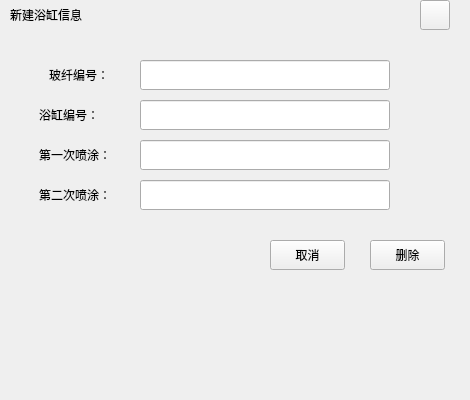
<?xml version="1.0" encoding="UTF-8"?>
<ui version="4.0">
 <class>FiberCosDele</class>
 <widget class="QWidget" name="FiberCosDele">
  <property name="geometry">
   <rect>
    <x>0</x>
    <y>0</y>
    <width>470</width>
    <height>400</height>
   </rect>
  </property>
  <property name="windowTitle">
   <string>Form</string>
  </property>
  <widget class="QLineEdit" name="BathTubID">
   <property name="geometry">
    <rect>
     <x>140</x>
     <y>100</y>
     <width>250</width>
     <height>30</height>
    </rect>
   </property>
  </widget>
  <widget class="QLineEdit" name="FiberGlassID">
   <property name="geometry">
    <rect>
     <x>140</x>
     <y>60</y>
     <width>250</width>
     <height>30</height>
    </rect>
   </property>
  </widget>
  <widget class="QLabel" name="InerLab">
   <property name="geometry">
    <rect>
     <x>50</x>
     <y>80</y>
     <width>401</width>
     <height>231</height>
    </rect>
   </property>
   <property name="styleSheet">
    <string notr="true"/>
   </property>
   <property name="text">
    <string/>
   </property>
  </widget>
  <widget class="QPushButton" name="DeleBtn">
   <property name="geometry">
    <rect>
     <x>370</x>
     <y>240</y>
     <width>75</width>
     <height>30</height>
    </rect>
   </property>
   <property name="text">
    <string>删除</string>
   </property>
  </widget>
  <widget class="QLabel" name="TitleLab">
   <property name="geometry">
    <rect>
     <x>0</x>
     <y>10</y>
     <width>461</width>
     <height>31</height>
    </rect>
   </property>
   <property name="text">
    <string/>
   </property>
  </widget>
  <widget class="QLineEdit" name="Second">
   <property name="geometry">
    <rect>
     <x>140</x>
     <y>180</y>
     <width>250</width>
     <height>30</height>
    </rect>
   </property>
  </widget>
  <widget class="QLabel" name="UserLab_3">
   <property name="geometry">
    <rect>
     <x>49</x>
     <y>60</y>
     <width>91</width>
     <height>30</height>
    </rect>
   </property>
   <property name="text">
    <string>玻纤编号：</string>
   </property>
  </widget>
  <widget class="QLabel" name="UserLab_4">
   <property name="geometry">
    <rect>
     <x>39</x>
     <y>180</y>
     <width>101</width>
     <height>30</height>
    </rect>
   </property>
   <property name="text">
    <string>第二次喷涂：</string>
   </property>
  </widget>
  <widget class="QPushButton" name="CloseBtn">
   <property name="geometry">
    <rect>
     <x>420</x>
     <y>0</y>
     <width>30</width>
     <height>30</height>
    </rect>
   </property>
   <property name="text">
    <string/>
   </property>
  </widget>
  <widget class="QPushButton" name="CancleBtn">
   <property name="geometry">
    <rect>
     <x>270</x>
     <y>240</y>
     <width>75</width>
     <height>30</height>
    </rect>
   </property>
   <property name="text">
    <string>取消</string>
   </property>
  </widget>
  <widget class="QLabel" name="UserLab_2">
   <property name="geometry">
    <rect>
     <x>39</x>
     <y>140</y>
     <width>101</width>
     <height>30</height>
    </rect>
   </property>
   <property name="text">
    <string>第一次喷涂：</string>
   </property>
  </widget>
  <widget class="QLabel" name="UserLab_1">
   <property name="geometry">
    <rect>
     <x>39</x>
     <y>100</y>
     <width>101</width>
     <height>30</height>
    </rect>
   </property>
   <property name="text">
    <string>浴缸编号：</string>
   </property>
  </widget>
  <widget class="QLineEdit" name="First">
   <property name="geometry">
    <rect>
     <x>140</x>
     <y>140</y>
     <width>250</width>
     <height>30</height>
    </rect>
   </property>
  </widget>
  <widget class="QLabel" name="label">
   <property name="geometry">
    <rect>
     <x>10</x>
     <y>0</y>
     <width>151</width>
     <height>30</height>
    </rect>
   </property>
   <property name="text">
    <string>新建浴缸信息</string>
   </property>
  </widget>
  <zorder>InerLab</zorder>
  <zorder>TitleLab</zorder>
  <zorder>BathTubID</zorder>
  <zorder>FiberGlassID</zorder>
  <zorder>DeleBtn</zorder>
  <zorder>Second</zorder>
  <zorder>UserLab_3</zorder>
  <zorder>UserLab_4</zorder>
  <zorder>CloseBtn</zorder>
  <zorder>CancleBtn</zorder>
  <zorder>UserLab_2</zorder>
  <zorder>UserLab_1</zorder>
  <zorder>First</zorder>
  <zorder>label</zorder>
 </widget>
 <resources/>
 <connections/>
</ui>
